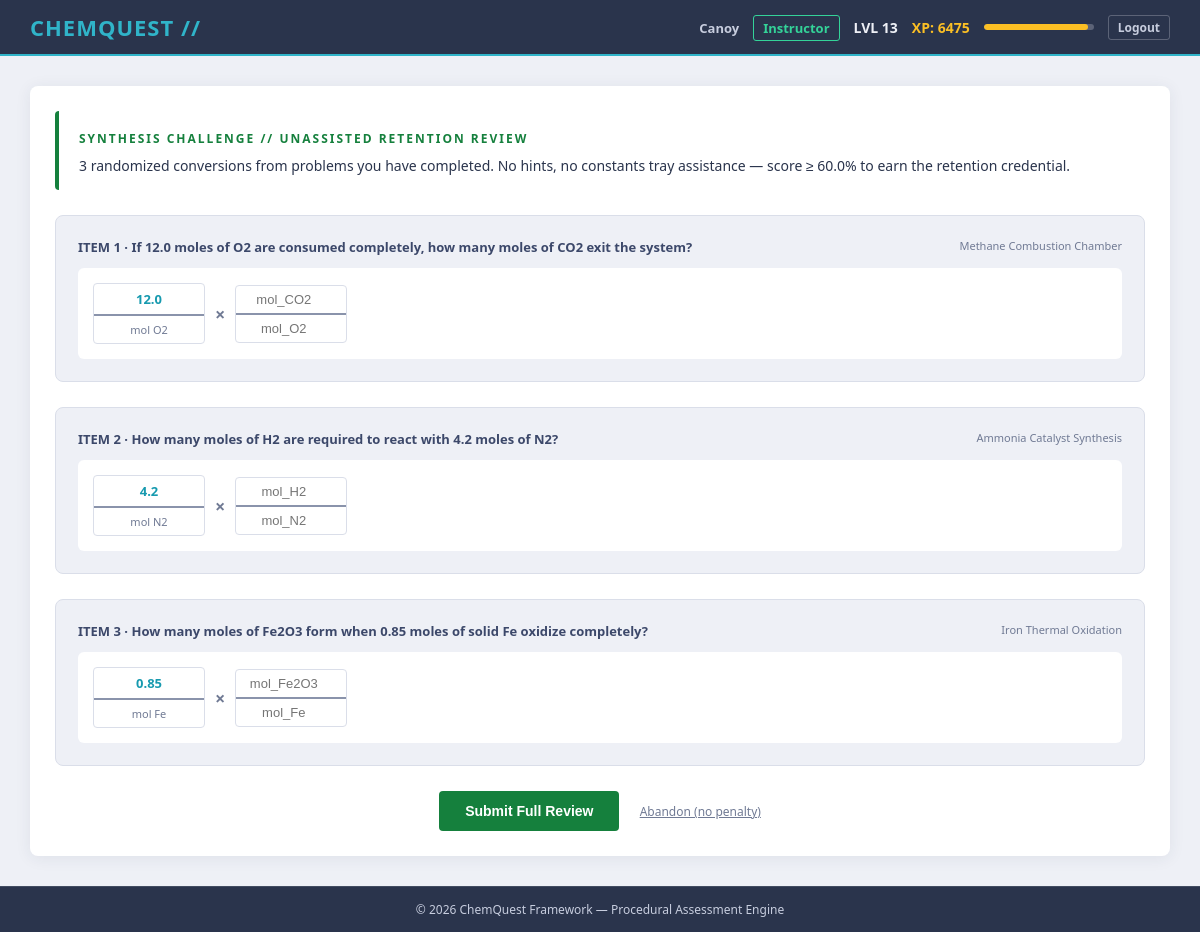
The app's page /synthesis/ (signed in) with its own data.
### core_app/models.py (models this page shows, shortened)
class ProblemPart(models.Model):
    problem          = models.ForeignKey(StoichiometryProblem, on_delete=models.CASCADE,
                                         related_name='parts')
    part_label       = models.CharField(max_length=10)
    part_prompt      = models.TextField()
    given_substance  = models.ForeignKey(Substance, on_delete=models.PROTECT,
                                         related_name='given_parts')
    given_quantity   = models.DecimalField(max_digits=12, decimal_places=4)
    given_unit       = models.CharField(max_length=10, default='g')
    target_substance = models.ForeignKey(Substance, on_delete=models.PROTECT,
                                         related_name='target_parts')
    target_unit      = models.CharField(max_length=10, default='g')
    conversion_type  = models.CharField(max_length=20, choices=CONVERSION_CHOICES,
                                        default=CONVERSION_G_TO_G)
    correct_answer   = models.DecimalField(max_digits=14, decimal_places=4)
    is_limiting_part = models.BooleanField(default=False)
    order            = models.PositiveSmallIntegerField(default=0)
    limiting_given_quantities = models.JSONField(default=dict, blank=True)
    class Meta:
        ordering = ['order']
        unique_together = [('problem', 'part_label')]
    @property
    def node_count(self):
        return NODE_COUNT[self.conversion_type]
    def expected_nodes(self):
        problem   = self.problem
        gf        = self.given_substance.formula
        tf        = self.target_substance.formula
        mm_given  = float(self.given_substance.molar_mass)
        mm_target = float(self.target_substance.molar_mass)
        coeff_given  = _get_coeff(problem, gf)
        coeff_target = _get_coeff(problem, tf)
        ct    = self.conversion_type
        nodes = []
        if ct == CONVERSION_G_TO_G:
            nodes = [
                _node(1,            f'mol_{gf}', mm_given,    f'g_{gf}'),
                _node(coeff_target, f'mol_{tf}', coeff_given, f'mol_{gf}'),
                _node(mm_target,    f'g_{tf}',   1,           f'mol_{tf}'),
            ]
        elif ct == CONVERSION_MOL_TO_G:
            nodes = [
                _node(coeff_target, f'mol_{tf}', coeff_given, f'mol_{gf}'),
                _node(mm_target,    f'g_{tf}',   1,           f'mol_{tf}'),
            ]
        elif ct == CONVERSION_G_TO_MOL:
            nodes = [
                _node(1,            f'mol_{gf}', mm_given,    f'g_{gf}'),
                _node(coeff_target, f'mol_{tf}', coeff_given, f'mol_{gf}'),
            ]
        elif ct == CONVERSION_MOL_TO_MOL:
            nodes = [
                _node(coeff_target, f'mol_{tf}', coeff_given, f'mol_{gf}'),
            ]
        return nodes
    def expected_node_units(self):
        return [
            {'num_unit': n['num_unit'], 'den_unit': n['den_unit']}
            for n in self.expected_nodes()
        ]

class StoichiometryProblem(models.Model):
    problem_id            = models.CharField(max_length=50, unique=True)
    title                 = models.CharField(max_length=200)
    prompt                = models.TextField()
    reactants_str         = models.CharField(max_length=200)
    products_str          = models.CharField(max_length=200)
    correct_coefficients  = models.CharField(max_length=50)
    is_limiting_problem   = models.BooleanField(default=False)
    def parse_side(self, side_str):
        result = []
        for token in side_str.split(','):
            coeff_str, formula = token.strip().split(':')
            result.append({'coeff': int(coeff_str), 'formula': formula.strip()})
        return result
    @property
    def reactants(self):
        return self.parse_side(self.reactants_str)
    @property
    def products(self):
        return self.parse_side(self.products_str)

class Substance(models.Model):
    formula      = models.CharField(max_length=50, primary_key=True)
    display_name = models.CharField(max_length=100)
    molar_mass   = models.FloatField()
    is_element   = models.BooleanField(default=True)
    period       = models.IntegerField(null=True, blank=True)
    group        = models.IntegerField(null=True, blank=True)
    category     = models.CharField(max_length=50, null=True, blank=True)

### core_app/views.py (the view)
# urls.py: path('synthesis/', views.synthesis_challenge, name='synthesis_challenge'),
@login_required
def synthesis_challenge(request):
    eligible = _synthesis_eligible_parts(request.user)
    if len(eligible) < 1 or _completed_problems_count(request.user) < SYNTHESIS_ELIGIBILITY_COUNT:
        return redirect('problem_lobby')
    picks = random.sample(list(eligible),
                          min(SYNTHESIS_ITEM_COUNT, len(eligible)))
    items = []
    for part in picks:
        ctx = _part_context(part)
        ctx['problem_id'] = part.problem.problem_id
        ctx['problem_title'] = part.problem.title
        items.append(ctx)
    exam_items = [{
        'problem_id':   it['problem_id'],
        'part_label':   it['part_label'],
        'node_count':   it['node_count'],
        'node_units':   json.loads(it['nodes_json']),
        'given_label':  it['starting_label'],
        'target_label': it['target_label'],
        'title':        it['problem_title'],
    } for it in items]
    return render(request, 'synthesis_challenge.html', {
        'items': items,
        'exam_items_json': json.dumps(exam_items),
        'pass_threshold': SYNTHESIS_PASS_PCT,
    })

### core_app/context_processors.py (called while the page is built, shortened)
def xp_status(request) -> dict:
    if request.user.is_authenticated:
        profile = getattr(request.user, 'profile', None)
        if profile is None:
            from core_app.models import UserProfile
            profile, _ = UserProfile.objects.get_or_create(user=request.user)
        return {
            'user_level': profile.level,
            'user_total_xp': profile.total_xp,
            'user_xp_into_level': profile.xp_into_current_level,
            'user_level_progress_pct': profile.level_progress_pct,
        }

### core_app/models.py (called while the page is built)
def _get_coeff(problem, formula):
    for entry in problem.reactants + problem.products:
        if entry['formula'] == formula:
            return entry['coeff']
    raise ValueError(f"Formula '{formula}' not found in problem {problem.problem_id}")

def _node(num_val, num_unit, den_val, den_unit):
    return {
        'num_value': round(float(num_val), 4),
        'num_unit':  num_unit,
        'den_value': round(float(den_val), 4),
        'den_unit':  den_unit,
    }

    @property
    def level(self):
        return max(1, self.total_xp // XP_PER_LEVEL + 1)

    @property
    def xp_into_current_level(self):
        return self.total_xp % XP_PER_LEVEL

    @property
    def level_progress_pct(self):
        return round((self.xp_into_current_level / XP_PER_LEVEL) * 100, 1)

    def module1_complete(self):
        return (self.balancing_cleared and self.molar_mass_cleared
                and self.checkpoint_cleared and self.retrieval_check_passed
                and self.accuracy_gate_passed)

    def is_completed(self, problem=None):
        base = self.module1_complete()
        if problem is not None and problem.is_limiting_problem:
            return base and self.deduction_cleared
        return base

### core_app/views.py (called while the page is built, shortened)
def global_user_status(request):
    if request.user.is_authenticated:
        profile, _ = UserProfile.objects.get_or_create(user=request.user)
        return {
            'user_level':            profile.level,
            'user_total_xp':         profile.total_xp,
            'user_xp_into_level':    profile.xp_into_current_level,
            'user_level_progress_pct': profile.level_progress_pct,
        }

def _completed_problems_count(user):
    problems = {p.problem_id: p for p in StoichiometryProblem.objects.all()}
    completed = 0
    for prog in ProblemProgress.objects.filter(user=user):
        problem = problems.get(prog.problem_id)
        if problem and prog.is_completed(problem):
            completed += 1
    return completed

### templates/synthesis_challenge.html (shortened to what this page needs)
{% extends 'base.html' %}
{% block content %}
<div class="exam-header">
    <span style="color: var(--combo-green); font-weight: bold; font-size: 12px; letter-spacing: 2px;">
        SYNTHESIS CHALLENGE // UNASSISTED RETENTION REVIEW
    </span>
    <p style="margin: 8px 0 0 0; color: var(--text-light); font-size: 14px;">
        {{ items|length }} randomized conversion{{ items|length|pluralize }} from problems you have completed.
        No hints, no constants tray assistance — score &ge; {{ pass_threshold }}% to earn the retention credential.
    </p>
</div>
<div id="examContainer">
    {% for item in items %}
    <div class="exam-item" id="item_{{ forloop.counter0 }}"
         data-problem="{{ item.problem_id }}" data-part="{{ item.part_label }}">
        <div style="display:flex; justify-content:space-between; margin-bottom:12px; flex-wrap:wrap; gap:8px;">
            <strong style="color:#3c486a; font-size:13px;">ITEM {{ forloop.counter }} · {{ item.part_prompt }}</strong>
            <span style="font-size:11px; color:var(--text-muted);">{{ item.problem_title }}</span>
        </div>
        <div class="row-layout">
            <div class="fraction-block" style="border-color:var(--border);">
                <span style="font-size:13px; font-weight:bold; color:var(--cyber-teal); padding:6px;">{{ item.given_quantity }}</span>
                <div class="fraction-bar"></div>
                <span style="font-size:11px; color:var(--text-muted); padding:6px;">{{ item.given_unit }} {{ item.given_formula }}</span>
            </div>
        </div>
    </div>
    {% endfor %}
</div>
<div style="text-align:center; margin-top:10px;">
    <button class="btn-submit-exam" onclick="submitExam()">Submit Full Review</button>
    <a href="{% url 'problem_lobby' %}" style="color:var(--text-muted); font-size:12px; margin-left:16px;">Abandon (no penalty)</a>
</div>
{% endblock content %}

### templates/base.html (shortened to what this page needs)
<!DOCTYPE html>
<html lang="en">
<head>
</head>
<body>
<header>
    <h1><a href="{% url 'problem_lobby' %}" style="text-decoration:none; color:inherit;">CHEMQUEST //</a></h1>
    <div class="user-status">
        {% if request.user.is_authenticated %}
            <span>
                <a href="{% url 'student_dashboard' %}" style="color:var(--on-navy-muted); font-size:13px; text-decoration: none;">{{ request.user.username }}</a>
            </span>
            {% if request.user.is_staff %}
            <span>
                <a href="{% url 'instructor_dashboard' %}" style="color:var(--green-bright); font-size:13px; text-decoration:none; border:1px solid var(--green-bright); padding:3px 9px; border-radius:3px;">Instructor</a>
            </span>
            {% endif %}
        {% endif %}
        <span id="xp-level-display">LVL {{ user_level }}</span>
        <span class="xp-display" id="xp-total-display">XP: {{ user_total_xp }}</span>
        <div style="width:110px; height:6px; background:rgba(238,240,246,0.25); border-radius:3px;
                    overflow:hidden; cursor:default;"
             title="{{ user_xp_into_level }} / 500 XP into level {{ user_level }}">
            <div id="xp-bar-fill"
                 style="width:{{ user_level_progress_pct }}%; height:100%;
                        background:var(--gold-bright); border-radius:3px;
                        transition:width 0.5s ease;"></div>
        </div>
        {% if request.user.is_authenticated %}
        <a href="{% url 'student_logout' %}"
           style="color:var(--on-navy-muted); font-size:12px; text-decoration:none;
                  border:1px solid rgba(238,240,246,0.25); padding:3px 9px; border-radius:3px;">
            Logout
        </a>
        {% else %}
        <a href="{% url 'student_login' %}"
           style="color:var(--accent-bright); font-size:12px; text-decoration:none;
                  border:1px solid var(--accent-bright); padding:3px 9px; border-radius:3px;">
            Login
        </a>
        {% endif %}
    </div>
</header>
<main>
    <div class="workspace-container">
        {% block content %}{% endblock content %}
    </div>
</main>
<footer>
    &copy; 2026 ChemQuest Framework &mdash; Procedural Assessment Engine
</footer>
</body>
</html>

### templates/base.html (style rules this page uses)
:root { --bg-dark: #eef0f6; --bg-slate: #FFFFFF; --cyber-teal: #179aaf; --combo-green: #15803D; --coral-red: #DC2626; --constant-gold: #B45309; --text-light: #2a344c; --text-muted: #707A94; --navy-deep: #2a344c; --navy-mid: #3c486a; --accent-bright: #30b4c9; --border: #DADEE9; --surface-header: #F5F6FA; --surface-sunken: #E4E7F0; --on-navy: #EEF0F6; --on-navy-muted: #C7CDDE; --green-bright: #34D399; --gold-bright: #FBBF24; --accent-rgb: 48, 180, 201; --success-rgb: 21, 128, 61; --danger-rgb: 220, 38, 38; --warning-rgb: 180, 83, 9; }
body { background-color: var(--bg-dark); color: var(--text-light); font-family: 'Segoe UI', Tahoma, Geneva, Verdana, sans-serif; margin: 0; padding: 0; display: flex; flex-direction: column; min-height: 100vh; }
header { background-color: var(--navy-deep); color: var(--on-navy); border-bottom: 2px solid var(--accent-bright); padding: 12px 30px; display: flex; justify-content: space-between; align-items: center; gap: 16px; flex-wrap: wrap; }
header h1 { margin: 0; font-size: 22px; color: var(--accent-bright); letter-spacing: 1px; }
.user-status { display: flex; gap: 14px; align-items: center; flex-wrap: wrap; font-weight: bold; font-size: 14px; }
.xp-display { color: var(--gold-bright); }
main { flex: 1; padding: 30px; display: flex; justify-content: center; }
.workspace-container { background-color: var(--bg-slate); border-radius: 8px; width: 100%; max-width: 1200px; padding: 25px; box-shadow: 0 2px 16px rgba(42,52,76,0.08); }
footer { text-align: center; padding: 14px; color: var(--on-navy-muted); font-size: 12px; background-color: var(--navy-deep); border-top: 1px solid rgba(238,240,246,0.12); }

### templates/synthesis_challenge.html (style rules this page uses)
.exam-header { border-left: 4px solid var(--combo-green); padding: 15px 20px; background: var(--bg-slate); border-radius: 4px; margin-bottom: 25px; }
.exam-item { background: var(--bg-dark); border: 1px solid var(--border); padding: 22px; border-radius: 8px; margin-bottom: 25px; }
.row-layout { display: flex; align-items: center; flex-wrap: wrap; gap: 10px; background: var(--bg-slate); padding: 15px; border-radius: 6px; }
.fraction-block { display: flex; flex-direction: column; align-items: center; background: var(--bg-slate); border: 1px solid var(--border); border-radius: 4px; min-width: 110px; }
.fraction-bar { width: 100%; height: 2px; background: #8A93AB; }
.btn-submit-exam { background: var(--combo-green); border: none; color: #FFFFFF; padding: 12px 26px; font-size: 14px; font-weight: bold; border-radius: 4px; cursor: pointer; }

### records on screen
ProblemPart: part_prompt "If 12.0 moles of O2 are consumed completely, how many moles of CO2 exit the system?", given_unit "mol"
StoichiometryProblem: problem_title "Methane Combustion Chamber"
Substance: given_formula "O2"
ProblemPart: part_prompt "How many moles of H2 are required to react with 4.2 moles of N2?", given_unit "mol"
StoichiometryProblem: problem_title "Ammonia Catalyst Synthesis"
Substance: given_formula "N2"
ProblemPart: part_prompt "How many moles of Fe2O3 form when 0.85 moles of solid Fe oxidize completely?", given_unit "mol"
StoichiometryProblem: problem_title "Iron Thermal Oxidation"
Substance: given_formula "Fe"

### other values on screen
{{ request.user.username }} "Canoy"
{{ user_level }} "13"
{{ user_total_xp }} "6475"
{{ items|length }} "3"
{{ pass_threshold }} "60.0"
{{ item.given_quantity }} "12.0" "4.2" "0.85"
